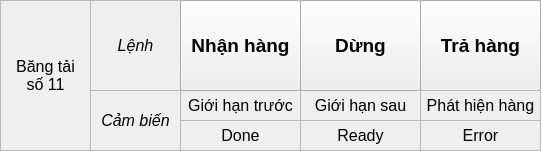
     <widget class="QFrame" name="fr_testCYsingle">
      <property name="enabled">
       <bool>true</bool>
      </property>
      <property name="geometry">
       <rect>
        <x>10</x>
        <y>100</y>
        <width>541</width>
        <height>151</height>
       </rect>
      </property>
      <property name="frameShape">
       <enum>QFrame::StyledPanel</enum>
      </property>
      <property name="frameShadow">
       <enum>QFrame::Raised</enum>
      </property>
      <widget class="QLabel" name="lbv_CYname">
       <property name="geometry">
        <rect>
         <x>0</x>
         <y>0</y>
         <width>91</width>
         <height>151</height>
        </rect>
       </property>
       <property name="font">
        <font>
         <pointsize>12</pointsize>
         <weight>50</weight>
         <bold>false</bold>
        </font>
       </property>
       <property name="autoFillBackground">
        <bool>false</bool>
       </property>
       <property name="frameShape">
        <enum>QFrame::StyledPanel</enum>
       </property>
       <property name="lineWidth">
        <number>2</number>
       </property>
       <property name="midLineWidth">
        <number>0</number>
       </property>
       <property name="text">
        <string>Băng tải
số 11</string>
       </property>
       <property name="scaledContents">
        <bool>false</bool>
       </property>
       <property name="alignment">
        <set>Qt::AlignCenter</set>
       </property>
       <property name="wordWrap">
        <bool>false</bool>
       </property>
       <property name="openExternalLinks">
        <bool>false</bool>
       </property>
      </widget>
      <widget class="QLabel" name="lb_cyA_sensor_2">
       <property name="geometry">
        <rect>
         <x>90</x>
         <y>0</y>
         <width>91</width>
         <height>91</height>
        </rect>
       </property>
       <property name="font">
        <font>
         <pointsize>12</pointsize>
         <weight>50</weight>
         <italic>true</italic>
         <bold>false</bold>
        </font>
       </property>
       <property name="autoFillBackground">
        <bool>false</bool>
       </property>
       <property name="frameShape">
        <enum>QFrame::StyledPanel</enum>
       </property>
       <property name="lineWidth">
        <number>1</number>
       </property>
       <property name="midLineWidth">
        <number>0</number>
       </property>
       <property name="text">
        <string>Lệnh</string>
       </property>
       <property name="scaledContents">
        <bool>false</bool>
       </property>
       <property name="alignment">
        <set>Qt::AlignCenter</set>
       </property>
       <property name="wordWrap">
        <bool>false</bool>
       </property>
       <property name="openExternalLinks">
        <bool>false</bool>
       </property>
      </widget>
      <widget class="QLabel" name="lb_cyA_sensor">
       <property name="geometry">
        <rect>
         <x>90</x>
         <y>90</y>
         <width>91</width>
         <height>61</height>
        </rect>
       </property>
       <property name="font">
        <font>
         <pointsize>12</pointsize>
         <weight>50</weight>
         <italic>true</italic>
         <bold>false</bold>
        </font>
       </property>
       <property name="autoFillBackground">
        <bool>false</bool>
       </property>
       <property name="frameShape">
        <enum>QFrame::StyledPanel</enum>
       </property>
       <property name="lineWidth">
        <number>1</number>
       </property>
       <property name="midLineWidth">
        <number>0</number>
       </property>
       <property name="text">
        <string>Cảm biến</string>
       </property>
       <property name="scaledContents">
        <bool>false</bool>
       </property>
       <property name="alignment">
        <set>Qt::AlignCenter</set>
       </property>
       <property name="wordWrap">
        <bool>false</bool>
       </property>
       <property name="openExternalLinks">
        <bool>false</bool>
       </property>
      </widget>
      <widget class="QLabel" name="lbc_CYdoneSignal">
       <property name="geometry">
        <rect>
         <x>180</x>
         <y>120</y>
         <width>121</width>
         <height>31</height>
        </rect>
       </property>
       <property name="font">
        <font>
         <pointsize>12</pointsize>
        </font>
       </property>
       <property name="autoFillBackground">
        <bool>false</bool>
       </property>
       <property name="frameShape">
        <enum>QFrame::StyledPanel</enum>
       </property>
       <property name="lineWidth">
        <number>1</number>
       </property>
       <property name="midLineWidth">
        <number>0</number>
       </property>
       <property name="text">
        <string>Done</string>
       </property>
       <property name="scaledContents">
        <bool>false</bool>
       </property>
       <property name="alignment">
        <set>Qt::AlignCenter</set>
       </property>
       <property name="wordWrap">
        <bool>false</bool>
       </property>
       <property name="openExternalLinks">
        <bool>false</bool>
       </property>
      </widget>
      <widget class="QLabel" name="lbc_CYssAheadSignal">
       <property name="geometry">
        <rect>
         <x>180</x>
         <y>90</y>
         <width>121</width>
         <height>31</height>
        </rect>
       </property>
       <property name="font">
        <font>
         <pointsize>12</pointsize>
        </font>
       </property>
       <property name="autoFillBackground">
        <bool>false</bool>
       </property>
       <property name="frameShape">
        <enum>QFrame::StyledPanel</enum>
       </property>
       <property name="lineWidth">
        <number>1</number>
       </property>
       <property name="midLineWidth">
        <number>0</number>
       </property>
       <property name="text">
        <string>Giới hạn trước</string>
       </property>
       <property name="scaledContents">
        <bool>false</bool>
       </property>
       <property name="alignment">
        <set>Qt::AlignCenter</set>
       </property>
       <property name="wordWrap">
        <bool>false</bool>
       </property>
       <property name="openExternalLinks">
        <bool>false</bool>
       </property>
      </widget>
      <widget class="QLabel" name="lbc_CYssBehindSignal">
       <property name="geometry">
        <rect>
         <x>300</x>
         <y>90</y>
         <width>121</width>
         <height>31</height>
        </rect>
       </property>
       <property name="font">
        <font>
         <pointsize>12</pointsize>
        </font>
       </property>
       <property name="autoFillBackground">
        <bool>false</bool>
       </property>
       <property name="frameShape">
        <enum>QFrame::StyledPanel</enum>
       </property>
       <property name="lineWidth">
        <number>1</number>
       </property>
       <property name="midLineWidth">
        <number>0</number>
       </property>
       <property name="text">
        <string>Giới hạn sau</string>
       </property>
       <property name="scaledContents">
        <bool>false</bool>
       </property>
       <property name="alignment">
        <set>Qt::AlignCenter</set>
       </property>
       <property name="wordWrap">
        <bool>false</bool>
       </property>
       <property name="openExternalLinks">
        <bool>false</bool>
       </property>
      </widget>
      <widget class="QPushButton" name="bt_signalCYpush">
       <property name="geometry">
        <rect>
         <x>420</x>
         <y>0</y>
         <width>121</width>
         <height>91</height>
        </rect>
       </property>
       <property name="font">
        <font>
         <pointsize>14</pointsize>
         <weight>75</weight>
         <bold>true</bold>
        </font>
       </property>
       <property name="text">
        <string>Trả hàng</string>
       </property>
      </widget>
      <widget class="QLabel" name="lbc_CYerrorSignal">
       <property name="geometry">
        <rect>
         <x>420</x>
         <y>120</y>
         <width>121</width>
         <height>31</height>
        </rect>
       </property>
       <property name="font">
        <font>
         <pointsize>12</pointsize>
        </font>
       </property>
       <property name="autoFillBackground">
        <bool>false</bool>
       </property>
       <property name="frameShape">
        <enum>QFrame::StyledPanel</enum>
       </property>
       <property name="lineWidth">
        <number>1</number>
       </property>
       <property name="midLineWidth">
        <number>0</number>
       </property>
       <property name="text">
        <string>Error</string>
       </property>
       <property name="scaledContents">
        <bool>false</bool>
       </property>
       <property name="alignment">
        <set>Qt::AlignCenter</set>
       </property>
       <property name="wordWrap">
        <bool>false</bool>
       </property>
       <property name="openExternalLinks">
        <bool>false</bool>
       </property>
      </widget>
      <widget class="QPushButton" name="bt_signalCYrecieve">
       <property name="geometry">
        <rect>
         <x>180</x>
         <y>0</y>
         <width>121</width>
         <height>91</height>
        </rect>
       </property>
       <property name="font">
        <font>
         <pointsize>14</pointsize>
         <weight>75</weight>
         <bold>true</bold>
        </font>
       </property>
       <property name="text">
        <string>Nhận hàng</string>
       </property>
      </widget>
      <widget class="QPushButton" name="bt_signalCYstop">
       <property name="geometry">
        <rect>
         <x>300</x>
         <y>0</y>
         <width>121</width>
         <height>91</height>
        </rect>
       </property>
       <property name="font">
        <font>
         <pointsize>14</pointsize>
         <weight>75</weight>
         <bold>true</bold>
        </font>
       </property>
       <property name="text">
        <string>Dừng</string>
       </property>
      </widget>
      <widget class="QLabel" name="lbc_CYssTraySignal">
       <property name="geometry">
        <rect>
         <x>420</x>
         <y>90</y>
         <width>121</width>
         <height>31</height>
        </rect>
       </property>
       <property name="font">
        <font>
         <pointsize>12</pointsize>
        </font>
       </property>
       <property name="autoFillBackground">
        <bool>false</bool>
       </property>
       <property name="frameShape">
        <enum>QFrame::StyledPanel</enum>
       </property>
       <property name="lineWidth">
        <number>1</number>
       </property>
       <property name="midLineWidth">
        <number>0</number>
       </property>
       <property name="text">
        <string>Phát hiện hàng</string>
       </property>
       <property name="scaledContents">
        <bool>false</bool>
       </property>
       <property name="alignment">
        <set>Qt::AlignCenter</set>
       </property>
       <property name="wordWrap">
        <bool>false</bool>
       </property>
       <property name="openExternalLinks">
        <bool>false</bool>
       </property>
      </widget>
      <widget class="QLabel" name="lbc_CYreadySignal">
       <property name="geometry">
        <rect>
         <x>300</x>
         <y>120</y>
         <width>121</width>
         <height>31</height>
        </rect>
       </property>
       <property name="font">
        <font>
         <pointsize>12</pointsize>
        </font>
       </property>
       <property name="autoFillBackground">
        <bool>false</bool>
       </property>
       <property name="frameShape">
        <enum>QFrame::StyledPanel</enum>
       </property>
       <property name="lineWidth">
        <number>1</number>
       </property>
       <property name="midLineWidth">
        <number>0</number>
       </property>
       <property name="text">
        <string>Ready</string>
       </property>
       <property name="scaledContents">
        <bool>false</bool>
       </property>
       <property name="alignment">
        <set>Qt::AlignCenter</set>
       </property>
       <property name="wordWrap">
        <bool>false</bool>
       </property>
       <property name="openExternalLinks">
        <bool>false</bool>
       </property>
      </widget>
     </widget>
